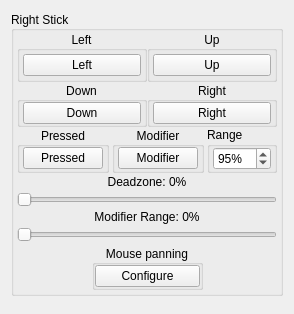
          <widget class="QWidget" name="bindingPage2">
           <layout class="QVBoxLayout" name="bindingLayout2">
            <property name="spacing">
             <number>16</number>
            </property>
            <item>
             <widget class="QGroupBox" name="RStick">
              <property name="sizePolicy">
               <sizepolicy hsizetype="Fixed" vsizetype="Fixed">
                <horstretch>0</horstretch>
                <verstretch>0</verstretch>
               </sizepolicy>
              </property>
              <property name="title">
               <string>Right Stick</string>
              </property>
              <property name="alignment">
               <set>Qt::AlignmentFlag::AlignLeading|Qt::AlignmentFlag::AlignLeft|Qt::AlignmentFlag::AlignVCenter</set>
              </property>
              <property name="flat">
               <bool>false</bool>
              </property>
              <property name="checkable">
               <bool>false</bool>
              </property>
              <layout class="QVBoxLayout" name="verticalLayout_2">
               <property name="spacing">
                <number>0</number>
               </property>
               <property name="leftMargin">
                <number>3</number>
               </property>
               <property name="topMargin">
                <number>0</number>
               </property>
               <property name="rightMargin">
                <number>3</number>
               </property>
               <property name="bottomMargin">
                <number>0</number>
               </property>
               <item>
                <widget class="QWidget" name="RStickDirectionsWidget" native="true">
                 <layout class="QGridLayout" name="gridLayout_4">
                  <property name="leftMargin">
                   <number>0</number>
                  </property>
                  <property name="topMargin">
                   <number>0</number>
                  </property>
                  <property name="rightMargin">
                   <number>0</number>
                  </property>
                  <property name="bottomMargin">
                   <number>0</number>
                  </property>
                  <property name="spacing">
                   <number>0</number>
                  </property>
                  <item row="1" column="1">
                   <widget class="QGroupBox" name="buttonRStickRightGroup">
                    <property name="title">
                     <string>Right</string>
                    </property>
                    <property name="alignment">
                     <set>Qt::AlignmentFlag::AlignCenter</set>
                    </property>
                    <layout class="QVBoxLayout" name="buttonRStickRightVerticalLayout">
                     <property name="spacing">
                      <number>0</number>
                     </property>
                     <property name="leftMargin">
                      <number>3</number>
                     </property>
                     <property name="topMargin">
                      <number>0</number>
                     </property>
                     <property name="rightMargin">
                      <number>3</number>
                     </property>
                     <property name="bottomMargin">
                      <number>0</number>
                     </property>
                     <item>
                      <widget class="UIControls::Button" name="buttonRStickRight">
                       <property name="styleSheet">
                        <string notr="true">min-width: 68px;</string>
                       </property>
                       <property name="text">
                        <string>Right</string>
                       </property>
                      </widget>
                     </item>
                    </layout>
                   </widget>
                  </item>
                  <item row="1" column="0">
                   <widget class="QGroupBox" name="buttonRStickDownGroup">
                    <property name="title">
                     <string>Down</string>
                    </property>
                    <property name="alignment">
                     <set>Qt::AlignmentFlag::AlignCenter</set>
                    </property>
                    <layout class="QVBoxLayout" name="buttonRStickDownVerticalLayout">
                     <property name="spacing">
                      <number>0</number>
                     </property>
                     <property name="leftMargin">
                      <number>3</number>
                     </property>
                     <property name="topMargin">
                      <number>0</number>
                     </property>
                     <property name="rightMargin">
                      <number>3</number>
                     </property>
                     <property name="bottomMargin">
                      <number>0</number>
                     </property>
                     <item>
                      <widget class="UIControls::Button" name="buttonRStickDown">
                       <property name="styleSheet">
                        <string notr="true">min-width: 68px;</string>
                       </property>
                       <property name="text">
                        <string>Down</string>
                       </property>
                      </widget>
                     </item>
                    </layout>
                   </widget>
                  </item>
                  <item row="0" column="0">
                   <widget class="QGroupBox" name="buttonRStickLeftGroup">
                    <property name="title">
                     <string>Left</string>
                    </property>
                    <property name="alignment">
                     <set>Qt::AlignmentFlag::AlignCenter</set>
                    </property>
                    <layout class="QVBoxLayout" name="buttonRStickLeftVerticalLayout">
                     <property name="spacing">
                      <number>0</number>
                     </property>
                     <property name="leftMargin">
                      <number>3</number>
                     </property>
                     <property name="topMargin">
                      <number>0</number>
                     </property>
                     <property name="rightMargin">
                      <number>3</number>
                     </property>
                     <property name="bottomMargin">
                      <number>0</number>
                     </property>
                     <item>
                      <widget class="UIControls::Button" name="buttonRStickLeft">
                       <property name="styleSheet">
                        <string notr="true">min-width: 68px;</string>
                       </property>
                       <property name="text">
                        <string>Left</string>
                       </property>
                      </widget>
                     </item>
                    </layout>
                   </widget>
                  </item>
                  <item row="0" column="1">
                   <widget class="QGroupBox" name="buttonRStickUpGroup">
                    <property name="title">
                     <string>Up</string>
                    </property>
                    <property name="alignment">
                     <set>Qt::AlignmentFlag::AlignCenter</set>
                    </property>
                    <layout class="QVBoxLayout" name="buttonRStickUpVerticalLayout">
                     <property name="spacing">
                      <number>3</number>
                     </property>
                     <property name="leftMargin">
                      <number>3</number>
                     </property>
                     <property name="topMargin">
                      <number>3</number>
                     </property>
                     <property name="rightMargin">
                      <number>3</number>
                     </property>
                     <property name="bottomMargin">
                      <number>3</number>
                     </property>
                     <item>
                      <widget class="UIControls::Button" name="buttonRStickUp">
                       <property name="styleSheet">
                        <string notr="true">min-width: 68px;</string>
                       </property>
                       <property name="text">
                        <string>Up</string>
                       </property>
                      </widget>
                     </item>
                    </layout>
                   </widget>
                  </item>
                 </layout>
                </widget>
               </item>
               <item>
                <widget class="QWidget" name="buttonRStickDownWidget" native="true">
                 <layout class="QHBoxLayout" name="horizontalLayout_11">
                  <property name="spacing">
                   <number>0</number>
                  </property>
                  <property name="leftMargin">
                   <number>0</number>
                  </property>
                  <property name="topMargin">
                   <number>0</number>
                  </property>
                  <property name="rightMargin">
                   <number>0</number>
                  </property>
                  <property name="bottomMargin">
                   <number>0</number>
                  </property>
                 </layout>
                </widget>
               </item>
               <item>
                <layout class="QHBoxLayout" name="buttonRStickPressedModifierHorizontalLayout">
                 <property name="spacing">
                  <number>3</number>
                 </property>
                 <item alignment="Qt::AlignmentFlag::AlignHCenter">
                  <widget class="QGroupBox" name="groupRStickPressed">
                   <property name="title">
                    <string>Pressed</string>
                   </property>
                   <property name="alignment">
                    <set>Qt::AlignmentFlag::AlignCenter</set>
                   </property>
                   <layout class="QVBoxLayout" name="buttonRStickPressedVerticalLayout">
                    <property name="spacing">
                     <number>0</number>
                    </property>
                    <property name="leftMargin">
                     <number>3</number>
                    </property>
                    <property name="topMargin">
                     <number>0</number>
                    </property>
                    <property name="rightMargin">
                     <number>3</number>
                    </property>
                    <property name="bottomMargin">
                     <number>0</number>
                    </property>
                    <item>
                     <widget class="UIControls::Button" name="buttonRStick">
                      <property name="styleSheet">
                       <string notr="true">min-width: 68px;</string>
                      </property>
                      <property name="text">
                       <string>Pressed</string>
                      </property>
                     </widget>
                    </item>
                   </layout>
                  </widget>
                 </item>
                 <item alignment="Qt::AlignmentFlag::AlignHCenter">
                  <widget class="QGroupBox" name="buttonRStickModGroup">
                   <property name="title">
                    <string>Modifier</string>
                   </property>
                   <property name="alignment">
                    <set>Qt::AlignmentFlag::AlignCenter</set>
                   </property>
                   <layout class="QVBoxLayout" name="buttonRStickModVerticalLayout">
                    <property name="spacing">
                     <number>0</number>
                    </property>
                    <property name="leftMargin">
                     <number>3</number>
                    </property>
                    <property name="topMargin">
                     <number>0</number>
                    </property>
                    <property name="rightMargin">
                     <number>3</number>
                    </property>
                    <property name="bottomMargin">
                     <number>0</number>
                    </property>
                    <item>
                     <widget class="UIControls::Button" name="buttonRStickMod">
                      <property name="styleSheet">
                       <string notr="true">min-width: 68px;</string>
                      </property>
                      <property name="text">
                       <string>Modifier</string>
                      </property>
                     </widget>
                    </item>
                   </layout>
                  </widget>
                 </item>
                 <item>
                  <widget class="QGroupBox" name="buttonRStickRangeGroup">
                   <property name="title">
                    <string>Range</string>
                   </property>
                   <layout class="QHBoxLayout" name="buttonRStickRangeGroupHorizontalLayout">
                    <property name="spacing">
                     <number>0</number>
                    </property>
                    <property name="leftMargin">
                     <number>3</number>
                    </property>
                    <property name="topMargin">
                     <number>0</number>
                    </property>
                    <property name="rightMargin">
                     <number>3</number>
                    </property>
                    <property name="bottomMargin">
                     <number>0</number>
                    </property>
                    <item>
                     <widget class="QSpinBox" name="spinboxRStickRange">
                      <property name="suffix">
                       <string>%</string>
                      </property>
                      <property name="minimum">
                       <number>25</number>
                      </property>
                      <property name="maximum">
                       <number>150</number>
                      </property>
                      <property name="value">
                       <number>95</number>
                      </property>
                     </widget>
                    </item>
                   </layout>
                  </widget>
                 </item>
                </layout>
               </item>
               <item>
                <layout class="QVBoxLayout" name="sliderRStickDeadzoneModifierRangeVerticalLayout">
                 <property name="spacing">
                  <number>3</number>
                 </property>
                 <property name="leftMargin">
                  <number>0</number>
                 </property>
                 <property name="topMargin">
                  <number>2</number>
                 </property>
                 <property name="rightMargin">
                  <number>0</number>
                 </property>
                 <property name="bottomMargin">
                  <number>3</number>
                 </property>
                 <item>
                  <layout class="QHBoxLayout" name="sliderRStickDeadzoneHorizontalLayout">
                   <item>
                    <widget class="QLabel" name="labelRStickDeadzone">
                     <property name="text">
                      <string>Deadzone: 0%</string>
                     </property>
                     <property name="alignment">
                      <set>Qt::AlignmentFlag::AlignHCenter</set>
                     </property>
                    </widget>
                   </item>
                  </layout>
                 </item>
                 <item>
                  <widget class="QSlider" name="sliderRStickDeadzone">
                   <property name="maximum">
                    <number>100</number>
                   </property>
                   <property name="orientation">
                    <enum>Qt::Orientation::Horizontal</enum>
                   </property>
                  </widget>
                 </item>
                 <item>
                  <layout class="QHBoxLayout" name="sliderRStickModifierRangeHorizontalLayout">
                   <item>
                    <widget class="QLabel" name="labelRStickModifierRange">
                     <property name="text">
                      <string>Modifier Range: 0%</string>
                     </property>
                     <property name="alignment">
                      <set>Qt::AlignmentFlag::AlignHCenter</set>
                     </property>
                    </widget>
                   </item>
                  </layout>
                 </item>
                 <item>
                  <widget class="QSlider" name="sliderRStickModifierRange">
                   <property name="maximum">
                    <number>100</number>
                   </property>
                   <property name="orientation">
                    <enum>Qt::Orientation::Horizontal</enum>
                   </property>
                  </widget>
                 </item>
                </layout>
               </item>
               <item>
                <widget class="QWidget" name="mousePanningWidget" native="true">
                 <layout class="QHBoxLayout" name="mousePanningHorizontalLayout">
                  <property name="spacing">
                   <number>0</number>
                  </property>
                  <property name="leftMargin">
                   <number>0</number>
                  </property>
                  <property name="topMargin">
                   <number>0</number>
                  </property>
                  <property name="rightMargin">
                   <number>0</number>
                  </property>
                  <property name="bottomMargin">
                   <number>3</number>
                  </property>
                  <item>
                   <spacer name="mousePanningHorizontalSpacerLeft">
                    <property name="orientation">
                     <enum>Qt::Orientation::Horizontal</enum>
                    </property>
                    <property name="sizeHint" stdset="0">
                     <size>
                      <width>20</width>
                      <height>20</height>
                     </size>
                    </property>
                   </spacer>
                  </item>
                  <item>
                   <widget class="QGroupBox" name="mousePanningGroup">
                    <property name="title">
                     <string>Mouse panning</string>
                    </property>
                    <property name="alignment">
                     <set>Qt::AlignmentFlag::AlignCenter</set>
                    </property>
                    <layout class="QVBoxLayout" name="mousePanningVerticalLayout">
                     <property name="spacing">
                      <number>0</number>
                     </property>
                     <property name="leftMargin">
                      <number>0</number>
                     </property>
                     <property name="topMargin">
                      <number>0</number>
                     </property>
                     <property name="rightMargin">
                      <number>0</number>
                     </property>
                     <property name="bottomMargin">
                      <number>0</number>
                     </property>
                     <item>
                      <widget class="UIControls::Button" name="mousePanningButton">
                       <property name="text">
                        <string>Configure</string>
                       </property>
                      </widget>
                     </item>
                    </layout>
                   </widget>
                  </item>
                  <item>
                   <spacer name="mousePanningHorizontalSpacerRight">
                    <property name="orientation">
                     <enum>Qt::Orientation::Horizontal</enum>
                    </property>
                    <property name="sizeHint" stdset="0">
                     <size>
                      <width>20</width>
                      <height>20</height>
                     </size>
                    </property>
                   </spacer>
                  </item>
                 </layout>
                </widget>
               </item>
              </layout>
             </widget>
            </item>
            <item>
             <spacer name="bindingSpacer2">
              <property name="orientation">
               <enum>Qt::Orientation::Vertical</enum>
              </property>
             </spacer>
            </item>
           </layout>
          </widget>
